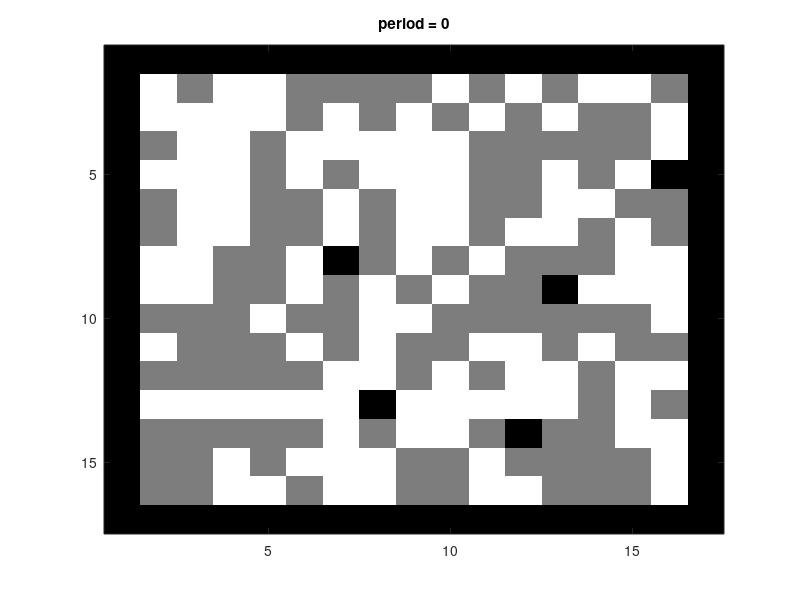
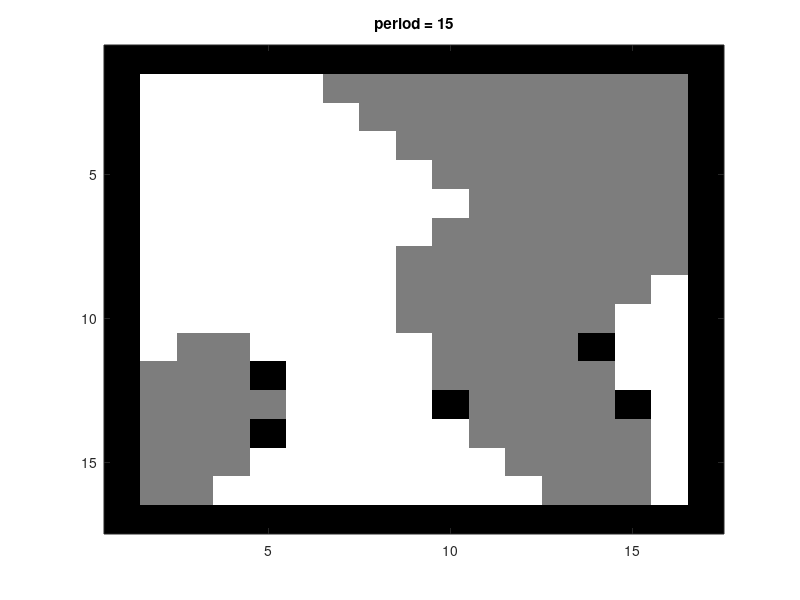
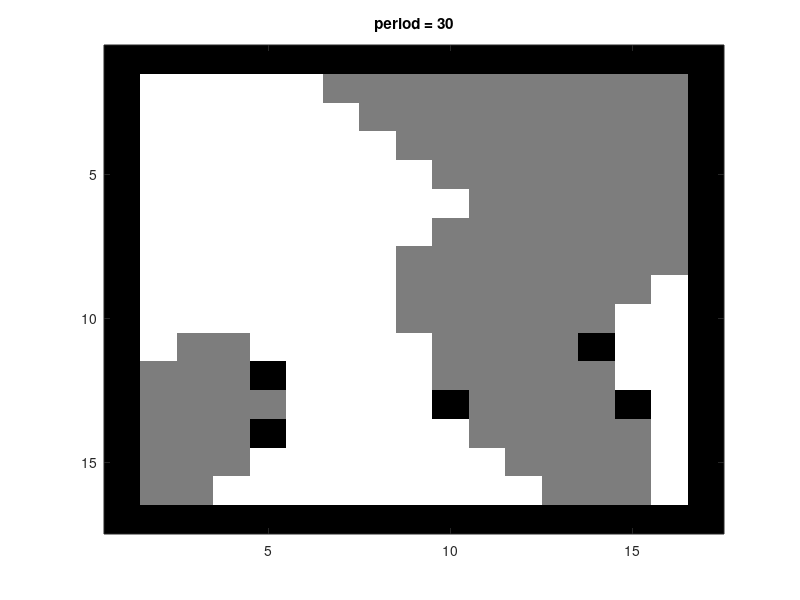
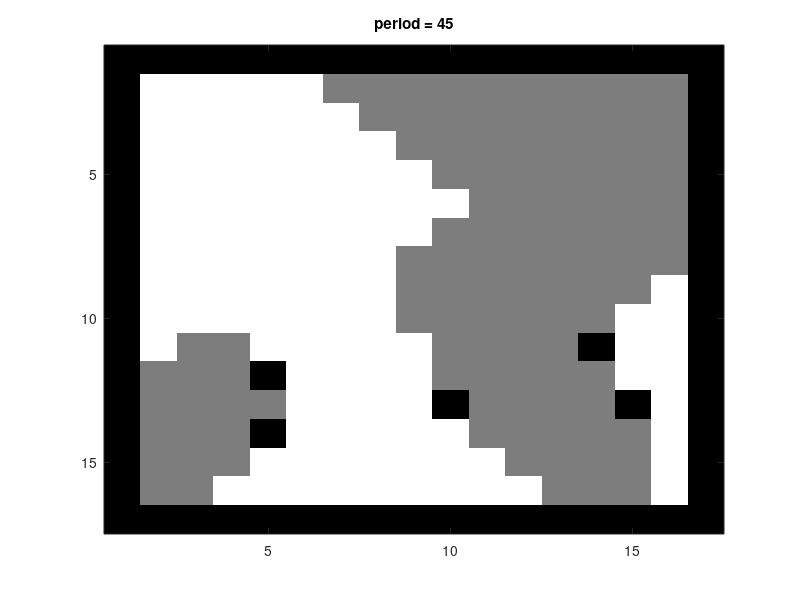

These figures' MATLAB source, in order:
clear all;
clc;
close all;
rng('default');

%% initialize the array

a=zeros(17,17);
used=zeros(15,15);  % auxiliary matrix for initial generation, counts which squared have already been placed;
a(1,:)=2;   % '2' stands for unoccupied houses, '1' for black and '0' for white
a(17,:)=2;
a(:,1)=2;
a(:,17)=2;
r=randi(225,500);   % generate random staring position of unoccupied and black houses
count=0;

for i=1:500
    x=floor((r(i)+14)/15);
    y=mod(r(i),15)+1;  %transform random number into 2D coordinates
    if used(x,y)==0     %check is square if unused
        count=count+1;
        used(x,y)=1;
        if count<=5
            a(x+1,y+1)=2;    %make the square unoccupied
            unused(count)=r(i);     %remember unoccupied household for later use
        else
            a(x+1,y+1)=1;    %make the square black
        end
    end
    if count>=115
        break;
    end
end;

colormap(flipud(gray));
imagesc(a);
title('period = 0');
pause(0.3);
saveas(1,'period0.pdf');

t=45;   %number of periods
for j=1:t       %loop over periods
    for i=1:225     %loop over squares
        x=floor((i+14)/15);     
        y=mod(i,15)+1;      %transform into 2D coordinates
        if a(x+1,y+1)<2 % unoccupied squares cannot move
            move=0;     % the decision variable - how many neighbors have a different color
            if a(x,y)==1-a(x+1,y+1) %check the color of all neighbors; our square of interest has coordinates (x+1,y+1)
                move=move+1;
            end
            if a(x+1,y)==1-a(x+1,y+1) 
                move=move+1;
            end
            if a(x+2,y)==1-a(x+1,y+1) 
                move=move+1;
            end
            if a(x,y+1)==1-a(x+1,y+1) 
                move=move+1;
            end
            if a(x+2,y+1)==1-a(x+1,y+1) 
                move=move+1;
            end
            if a(x,y+2)==1-a(x+1,y+1) 
                move=move+1;
            end
            if a(x+1,y+2)==1-a(x+1,y+1) 
                move=move+1;
            end
            if a(x+2,y+2)==1-a(x+1,y+1) 
                move=move+1;
            end
            if move>=4      %start the moving process
                new=unused(1);      %pick an unoccupied house
                newx=floor((new+14)/15);
                newy=mod(new,15)+1;     %transform into 2D coordinates
                a(newx+1,newy+1)=a(x+1,y+1);       %enter new house
                a(x+1,y+1)=2;                       %leave old house
                unused=unused(2:5);   %shift the queue of unoccupied houses
                unused(5)=i;        %the square from which we moved is now unoccupied; put it last in the queue
                %{            
                colormap(flipud(gray));  (display image after every move)
                imagesc(a);
                pause(0.003);
                %}               
            end
        end
    end 
    colormap(flipud(gray));     %display image after a full period
    imagesc(a);
    title(['period = ' num2str(j)]);
    pause(0.2);
    if mod(j,15)==0
        saveas(1,['period' num2str(j) '.pdf']);
    end
end
